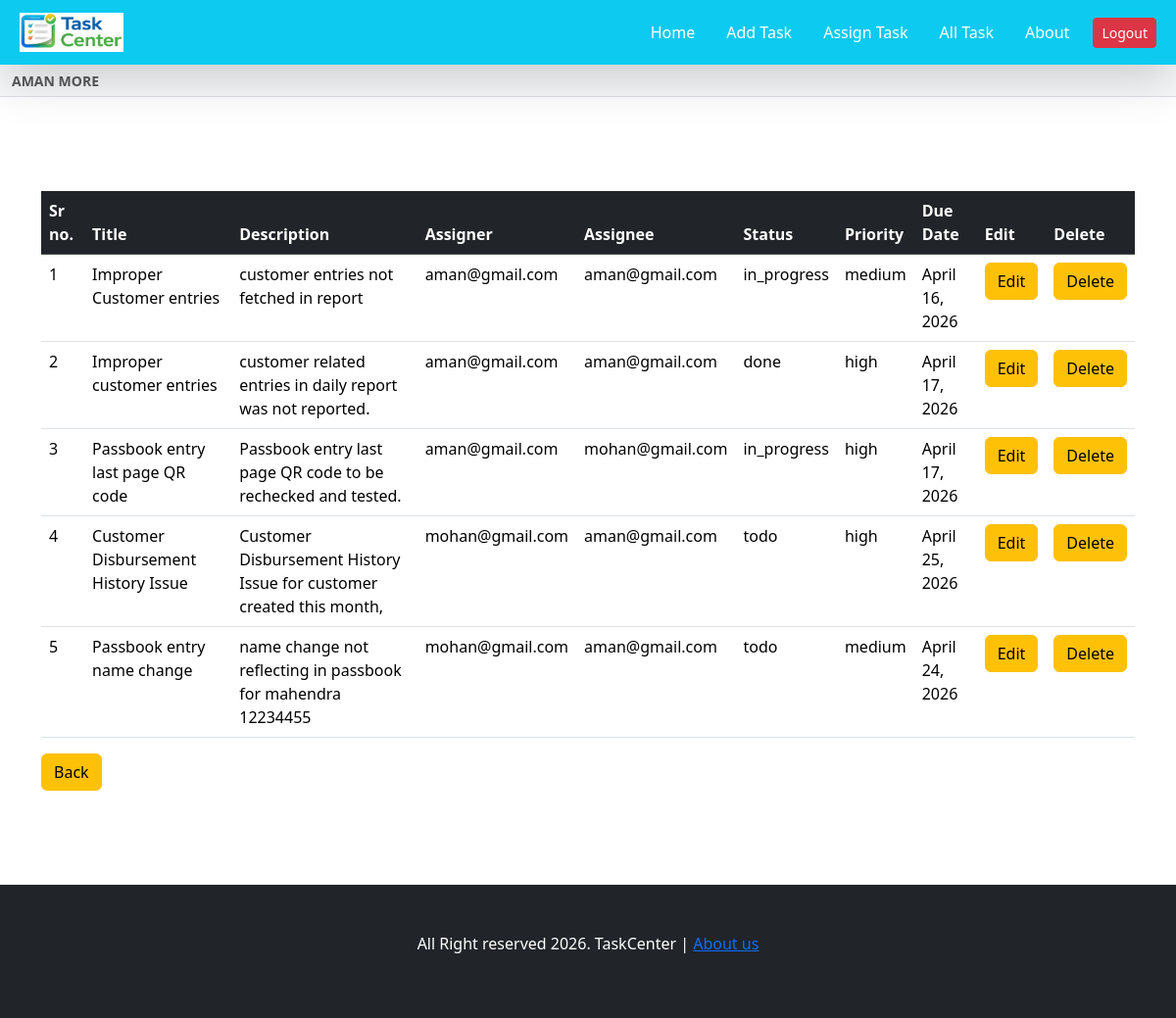
/all_task/ (signed in), run on the app's committed database.
### task/models.py (models this page shows, shortened)
class Tasks(models.Model):
    task_name  = models.CharField(max_length = 100)
    task_description = models.TextField()
    task_slug = models.SlugField(max_length = 1000 , unique  = True)
    task_owner = models.ForeignKey(TaskUser, on_delete = models.CASCADE , related_name = "owned_task")
    task_creater = models.ForeignKey(TaskUser, on_delete = models.CASCADE , related_name = "created_task")
    task_status  = models.CharField(max_length = 100)
    task_priority  = models.CharField(max_length = 100)
    task_active = models.BooleanField(default=True)
    task_due_date = models.DateField()

### task/views.py (the view)
# urls.py: path('all_task/', views.all_task , name="all_task"),
@login_required(login_url='login_page')
def all_task(request):
    name=request.user.get_full_name()
    task_obj = Tasks.objects.filter(
        Q(task_creater__id=request.user.id) | Q(task_owner__id=request.user.id),task_active=True
    )
    return render(request, 'all_task.html',context={'task_list':task_obj,'name':name})

### templates/all_task.html (shortened to what this page needs)
{% extends "base.html" %}
{% block start %}
<div class="container mt-5 pt-5 pb-5">
    {% if task_list %}
    <table class="table">
  <thead class="table-dark">
    <tr>
      <th>Sr no.</th>
      <th>Title</th>
      <th>Description</th>
      <th>Assigner</th>
      <th>Assignee</th>
      <th>Status</th>
      <th>Priority</th>
      <th>Due Date</th>
      <th>Edit</th>
      <th>Delete</th>
    </tr>
  </thead>
  <tbody>
    {% for task in task_list %}
    <tr>
      <td>{{ forloop.counter }}</td>
      <td>{{task.task_name}}</td>
      <td>{{task.task_description}}</td>
      <td>{{task.task_creater.email}}</td>
      <td>{{task.task_owner.email}}</td>
      <td>{{task.task_status}}</td>
      <td>{{task.task_priority}}</td>
      <td>{{task.task_due_date}}</td>
      <td><a class="btn btn-warning" href="{% url 'edit_task' task.task_slug %}" >Edit</a></td>
      <td><a class="btn btn-warning" href="{% url 'delete_task' task.task_slug %}" onclick="return confirmDelete();" >Delete</a></td>
    </tr>
    {% empty %}
    <tr>
      <td colspan="5" class="text-center">No Task Found.</td>
    </tr>
    {% endfor %}
    {% else %}
    <p>No Task found.</p>
{% endif %}
  </tbody>
</table>
          <a class="btn btn-warning" href="{% url 'index'%}">Back</a>
</div>
{% endblock %}

### data on the page
Tasks: task_name "Improper Customer entries", task_description "customer entries not fetched in report", task_creater.email "aman@gmail.com", task_owner.email "aman@gmail.com", task_status "in_progress", task_priority "medium", task_due_date "April 16, 2026"
Tasks: task_name "Improper customer entries", task_description "customer related entries in daily report was not reported.", task_creater.email "aman@gmail.com", task_owner.email "aman@gmail.com", task_status "done", task_priority "high", task_due_date "April 17, 2026"
Tasks: task_name "Passbook entry last page QR code", task_description "Passbook entry last page QR code to be rechecked and tested.", task_creater.email "aman@gmail.com", task_owner.email "mohan@gmail.com", task_status "in_progress", task_priority "high", task_due_date "April 17, 2026"
Tasks: task_name "Customer Disbursement History Issue", task_description "Customer Disbursement History Issue for customer created this month,", task_creater.email "mohan@gmail.com", task_owner.email "aman@gmail.com", task_status "todo", task_priority "high", task_due_date "April 25, 2026"
Tasks: task_name "Passbook entry name change", task_description "name change not reflecting in passbook for mahendra 12234455", task_creater.email "mohan@gmail.com", task_owner.email "aman@gmail.com", task_status "todo", task_priority "medium", task_due_date "April 24, 2026"

### other printed values
{{ name |upper }} "AMAN MORE"
